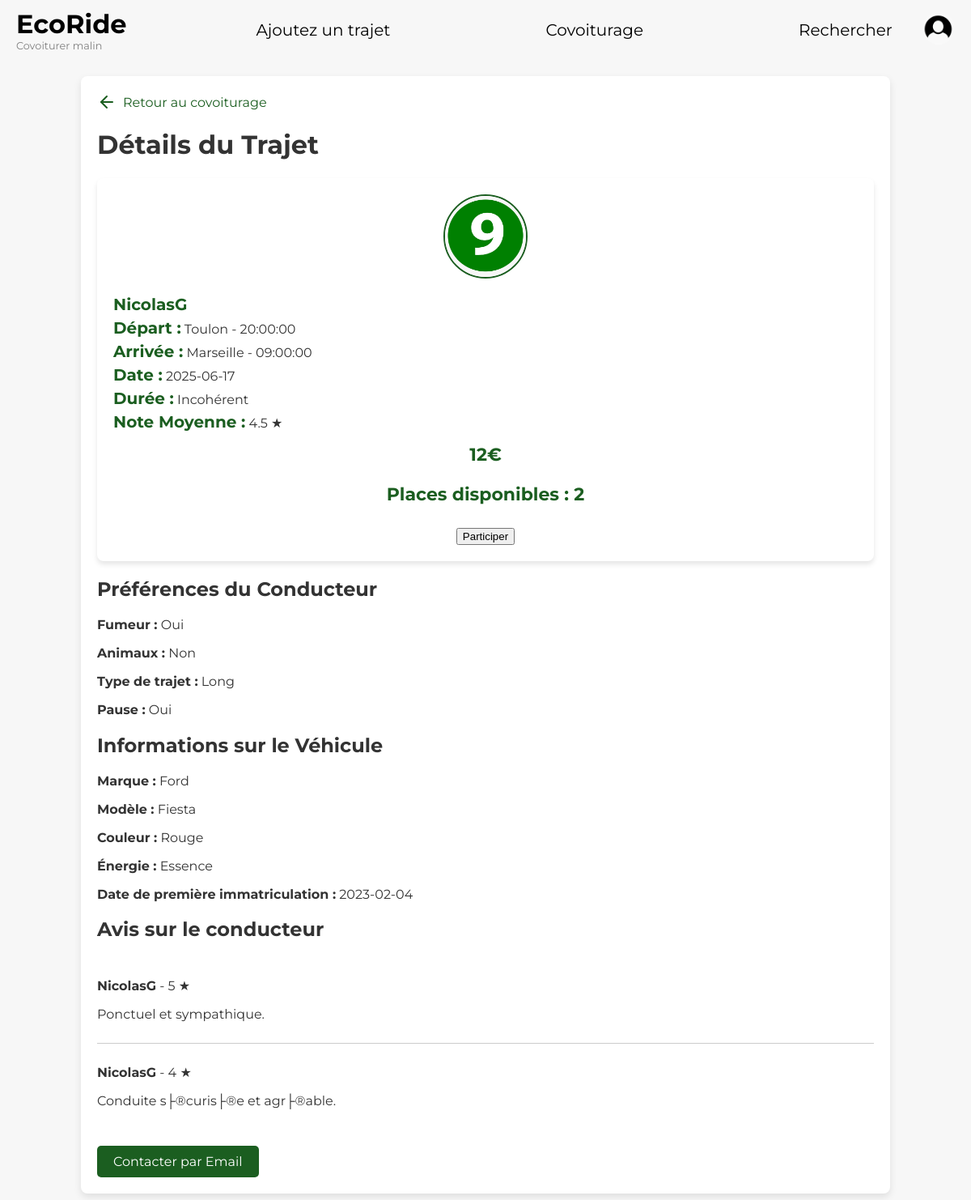
Page /php/details_voyage.php?id=77 on the committed database.
### tables this page shows
CREATE TABLE `covoiturage` (
  `id_covoiturage` int(11) NOT NULL AUTO_INCREMENT,
  `date_depart` date NOT NULL,
  `heure_depart` time NOT NULL,
  `lieu_depart` varchar(50) NOT NULL,
  `date_arrivee` date NOT NULL,
  `heure_arrivee` time NOT NULL,
  `lieu_arrivee` varchar(50) NOT NULL,
  `statut` varchar(50) DEFAULT NULL,
  `nb_place` int(11) DEFAULT NULL,
  `prix_par_personne` float DEFAULT NULL,
  `id_voiture` int(11) NOT NULL,
  `id_utilisateur` int(11) NOT NULL,
  PRIMARY KEY (`id_covoiturage`),
  KEY `id_voiture` (`id_voiture`),
  KEY `covoiturage_ibfk_2_new` (`id_utilisateur`),
  CONSTRAINT `covoiturage_ibfk_1` FOREIGN KEY (`id_voiture`) REFERENCES `voiture` (`id_voiture`) ON DELETE CASCADE,
  CONSTRAINT `covoiturage_ibfk_2_new` FOREIGN KEY (`id_utilisateur`) REFERENCES `utilisateur` (`id_utilisateur`) ON DELETE CASCADE
);

CREATE TABLE `utilisateur` (
  `id_utilisateur` int(11) NOT NULL AUTO_INCREMENT,
  `nom` varchar(50) NOT NULL,
  `prenom` varchar(50) NOT NULL,
  `email` varchar(50) NOT NULL,
  `telephone` varchar(50) DEFAULT NULL,
  `adresse` varchar(50) DEFAULT NULL,
  `date_naissance` date DEFAULT NULL,
  `photo` blob DEFAULT NULL,
  `pseudo` varchar(50) NOT NULL,
  `id_role` int(11) NOT NULL,
  `mot_de_passe` varchar(255) NOT NULL,
  `role` enum('utilisateur','employe') NOT NULL DEFAULT 'utilisateur',
  PRIMARY KEY (`id_utilisateur`),
  UNIQUE KEY `email` (`email`),
  UNIQUE KEY `pseudo` (`pseudo`),
  KEY `utilisateur_ibfk_2_new` (`id_role`),
  CONSTRAINT `utilisateur_ibfk_2_new` FOREIGN KEY (`id_role`) REFERENCES `role` (`id_role`) ON DELETE CASCADE
);

CREATE TABLE `marque` (
  `id_marque` int(11) NOT NULL AUTO_INCREMENT,
  `libelle` varchar(50) NOT NULL,
  PRIMARY KEY (`id_marque`)
);

CREATE TABLE `voiture` (
  `id_voiture` int(11) NOT NULL AUTO_INCREMENT,
  `modele` varchar(50) NOT NULL,
  `immatriculation` varchar(50) NOT NULL,
  `energie` varchar(50) DEFAULT NULL,
  `couleur` varchar(50) DEFAULT NULL,
  `date_premiere_immatriculation` date DEFAULT NULL,
  `id_marque` int(11) NOT NULL,
  `id_utilisateur` int(11) NOT NULL,
  PRIMARY KEY (`id_voiture`),
  UNIQUE KEY `immatriculation` (`immatriculation`),
  KEY `id_marque` (`id_marque`),
  KEY `voiture_ibfk_2_new` (`id_utilisateur`),
  CONSTRAINT `voiture_ibfk_1` FOREIGN KEY (`id_marque`) REFERENCES `marque` (`id_marque`) ON DELETE CASCADE,
  CONSTRAINT `voiture_ibfk_2_new` FOREIGN KEY (`id_utilisateur`) REFERENCES `utilisateur` (`id_utilisateur`) ON DELETE CASCADE
);

CREATE TABLE `avis` (
  `id_avis` int(11) NOT NULL AUTO_INCREMENT,
  `id_auteur` int(11) NOT NULL,
  `commentaire` varchar(255) DEFAULT NULL,
  `note` int(11) DEFAULT NULL CHECK (`note` between 1 and 5),
  `statut` varchar(50) DEFAULT NULL,
  `id_utilisateur` int(11) NOT NULL,
  `id_conducteur` int(11) NOT NULL,
  `id_covoiturage` int(11) NOT NULL,
  PRIMARY KEY (`id_avis`),
  KEY `id_utilisateur` (`id_utilisateur`),
  KEY `id_conducteur` (`id_conducteur`),
  KEY `id_covoiturage` (`id_covoiturage`),
  KEY `avis_ibfk_4` (`id_auteur`),
  CONSTRAINT `avis_ibfk_1` FOREIGN KEY (`id_utilisateur`) REFERENCES `utilisateur` (`id_utilisateur`) ON DELETE CASCADE,
  CONSTRAINT `avis_ibfk_2` FOREIGN KEY (`id_covoiturage`) REFERENCES `covoiturage` (`id_covoiturage`) ON DELETE CASCADE,
  CONSTRAINT `avis_ibfk_3_new` FOREIGN KEY (`id_conducteur`) REFERENCES `conducteur` (`id_conducteur`) ON DELETE CASCADE,
  CONSTRAINT `avis_ibfk_4` FOREIGN KEY (`id_auteur`) REFERENCES `utilisateur` (`id_utilisateur`) ON DELETE CASCADE,
  CONSTRAINT `avis_ibfk_5` FOREIGN KEY (`id_conducteur`) REFERENCES `utilisateur` (`id_utilisateur`) ON DELETE CASCADE
);

### php/details_voyage.php (the view, shortened to what this page needs)
<?php
include './database.php';
$id_covoiturage = intval($_GET['id']);
$query = "SELECT c.*, u.pseudo, u.email, u.photo,
                    p.fumeur, p.animaux, p.trajets, p.pause,
                    (SELECT AVG(a.note) FROM Avis a WHERE a.id_utilisateur = u.id_utilisateur) AS note_moyenne,
                    v.modele, v.couleur, v.energie, v.date_premiere_immatriculation, m.libelle AS marque
            FROM Covoiturage c
            JOIN Utilisateur u ON c.id_utilisateur = u.id_utilisateur
            LEFT JOIN Preferences p ON u.id_utilisateur = p.id_utilisateur
            JOIN Voiture v ON c.id_voiture = v.id_voiture
            JOIN Marque m ON v.id_marque = m.id_marque
            WHERE c.id_covoiturage = ?";
$stmt = $pdo->prepare($query);
$stmt->execute([$id_covoiturage]);
$trajet = $stmt->fetch(PDO::FETCH_ASSOC);
$id_conducteur = $trajet['id_utilisateur'];
$queryAvis = "SELECT a.commentaire, a.note, u.pseudo AS auteur
            FROM Avis a
            JOIN Utilisateur u ON a.id_auteur = u.id_utilisateur
            WHERE a.id_utilisateur = ?";
$stmtAvis = $pdo->prepare($queryAvis);
$stmtAvis->execute([$id_conducteur]);
$avis = $stmtAvis->fetchAll(PDO::FETCH_ASSOC);
?>
<!DOCTYPE html>
<html lang="fr">
<head>
    <link rel="stylesheet" href="../css/styles.css">
    <link rel="stylesheet" href="../css/covoiturage.css">
</head>
<body class="covoiturage-body">
<?php include 'header.php'; ?>
<div class="covoiturage-container">
    <a href="covoiturage.php" class="back-link">
        <svg xmlns="http://www.w3.org/2000/svg" width="24" height="24" viewBox="0 0 24 24" fill="none" stroke="currentColor" stroke-width="2" stroke-linecap="round" stroke-linejoin="round" class="feather feather-arrow-left"><line x1="19" y1="12" x2="5" y2="12"></line><polyline points="12 19 5 12 12 5"></polyline></svg>
        Retour au covoiturage
    </a>
    <h1>Détails du Trajet</h1>
    <div class="covoiturage-result">
        <div class="covoiturage-result-left">
            <img src="../assets/<?= htmlspecialchars($trajet['photo']) ?>" alt="Conducteur">
        </div>
        <div class="covoiturage-result-details">
            <a href="./users_fiche.php?user=<?= htmlspecialchars($trajet['pseudo']) ?>" class="profile-link"><strong><?= htmlspecialchars($trajet['pseudo']) ?></strong></a>
            <p><strong>Départ :</strong> <?= htmlspecialchars($trajet['lieu_depart']) ?> - <?= htmlspecialchars($trajet['heure_depart']) ?></p>
            <p><strong>Arrivée :</strong> <?= htmlspecialchars($trajet['lieu_arrivee']) ?> - <?= htmlspecialchars($trajet['heure_arrivee']) ?></p>
            <p><strong>Date :</strong> <?= htmlspecialchars($trajet['date_depart']) ?></p>
            <p><strong>Durée :</strong> <?= calculateDuration($trajet['date_depart'], $trajet['heure_depart'], $trajet['date_arrivee'], $trajet['heure_arrivee']) ?></p>
            <p><strong>Note Moyenne :</strong> <?= number_format($trajet['note_moyenne'], 1) ?> ★</p>
        </div>
        <div class="covoiturage-result-price">
            <span><?= htmlspecialchars($trajet['prix_par_personne']) ?>€</span>
            <p>Places disponibles : <?= htmlspecialchars($trajet['nb_place']) ?></p>
            <?php if ($trajet['nb_place'] > 0): ?>
                <button onclick="openModal()">Participer</button>
            <?php endif; ?>
        </div>
    </div>
    <h2>Préférences du Conducteur</h2>
    <div class="preferences">
        <p><strong>Fumeur :</strong> <?= htmlspecialchars($trajet['fumeur']) ?></p>
        <p><strong>Animaux :</strong> <?= htmlspecialchars($trajet['animaux']) ?></p>
        <p><strong>Type de trajet :</strong> <?= htmlspecialchars($trajet['trajets']) ?></p>
        <p><strong>Pause :</strong> <?= htmlspecialchars($trajet['pause']) ?></p>
    </div>
    <h2>Informations sur le Véhicule</h2>
    <div class="vehicle-details">
        <p><strong>Marque :</strong> <?= htmlspecialchars($trajet['marque']) ?></p>
        <p><strong>Modèle :</strong> <?= htmlspecialchars($trajet['modele']) ?></p>
        <p><strong>Couleur :</strong> <?= htmlspecialchars($trajet['couleur']) ?></p>
        <p><strong>Énergie :</strong> <?= htmlspecialchars($trajet['energie']) ?></p>
        <p><strong>Date de première immatriculation :</strong> <?= htmlspecialchars($trajet['date_premiere_immatriculation']) ?></p>
    </div>
    <h2>Avis sur le conducteur</h2>
    <div class="avis">
        <?php if (empty($avis)): ?>
            <p>Aucun avis disponible.</p>
        <?php else: ?>
            <?php foreach ($avis as $a): ?>
                <div class="avis-item">
                    <p><strong><?= htmlspecialchars($a['auteur']) ?></strong> - <?= htmlspecialchars($a['note']) ?> ★</p>
                    <p><?= htmlspecialchars($a['commentaire']) ?></p>
                </div>
            <?php endforeach; ?>
        <?php endif; ?>
    </div>
    <a href="mailto:<?= htmlspecialchars($trajet['email']) ?>" class="contact-button">Contacter par Email</a>
</div>
</body>
</html>
<?php
function calculateDuration($dateDepart, $heureDepart, $dateArrivee, $heureArrivee) {
    $depart = new DateTime("$dateDepart $heureDepart");
    $arrivee = new DateTime("$dateArrivee $heureArrivee");
    if ($arrivee < $depart) {
        return 'Incohérent';
    }
    $diff = $depart->diff($arrivee);
    return $diff->format('%h heures %i minutes');
}
?>

### css/styles.css (style rules this page uses)
body { font-family: 'Montserrat', sans-serif; margin: 0; padding: 0; background-color: #ffffff; color: #333; }

### css/covoiturage.css (style rules this page uses)
body.covoiturage-body { font-family: 'Montserrat', sans-serif; background-color: #f7f7f7; margin: 0; padding: 0; color: #333; }
.covoiturage-container { width: 80%; max-width: 1200px; margin: 20px auto; background: #fff; padding: 20px; border-radius: 8px; box-shadow: 0 4px 10px rgba(0, 0, 0, 0.1); }
.covoiturage-result { display: flex; flex-direction: column; background: white; padding: 20px; border-radius: 8px; box-shadow: 0 4px 6px rgba(0, 0, 0, 0.1); align-items: center; transition: transform 0.2s ease-in-out; }
.covoiturage-result-details { flex: 1; font-size: 16px; text-align: left; width: 100%; }
.covoiturage-result-details strong { font-size: 20px; color: #1b5e20; }
.covoiturage-result-price { font-size: 22px; color: #1b5e20; font-weight: bold; text-align: center; padding-top: 10px; }
.covoiturage-result-left { display: flex; flex-direction: column; align-items: center; margin-bottom: 20px; }
.covoiturage-result-left img { width: 100px; height: 100px; border-radius: 50%; border: 2px solid #1b5e20; }
.covoiturage-result-details p { margin: 5px 0; }
.covoiturage-result-details a.profile-link { color: #1b5e20; text-decoration: none; font-weight: bold; }
.contact-button { display: inline-block; padding: 10px 20px; background-color: #1b5e20; color: white; border: none; border-radius: 5px; text-decoration: none; text-align: center; cursor: pointer; margin-top: 20px; }

### php/details_voyage.php (style rules this page uses)
.back-link { display: flex; align-items: center; margin-bottom: 20px; text-decoration: none; color: #1b5e20; }
.back-link svg { margin-right: 8px; }
.avis { margin-top: 20px; }
.avis-item { border-bottom: 1px solid #ccc; padding: 10px 0; }
.avis-item:last-child { border-bottom: none; }

### rows in the picture
covoiturage: id_utilisateur.photo (picture), id_utilisateur.pseudo "NicolasG", lieu_depart "Toulon", heure_depart "20:00:00", lieu_arrivee "Marseille", heure_arrivee "09:00:00", date_depart "2025-06-17", date_depart+heure_depart+date_arrivee "Incohérent", prix_par_personne "12", nb_place "2", marque.libelle "Ford", id_voiture.modele "Fiesta", id_voiture.couleur "Rouge", id_voiture.energie "Essence", id_voiture.date_premiere_immatriculation "2023-02-04"
avis: id_utilisateur.pseudo "NicolasG", note "5", commentaire "Ponctuel et sympathique."
avis: id_utilisateur.pseudo "NicolasG", note "4", commentaire "Conduite s├®curis├®e et agr├®able."

### other values in the picture
$trajet['note_moyenne'] "4.5"
$trajet['fumeur'] "Oui"
$trajet['animaux'] "Non"
$trajet['trajets'] "Long"
$trajet['pause'] "Oui"
